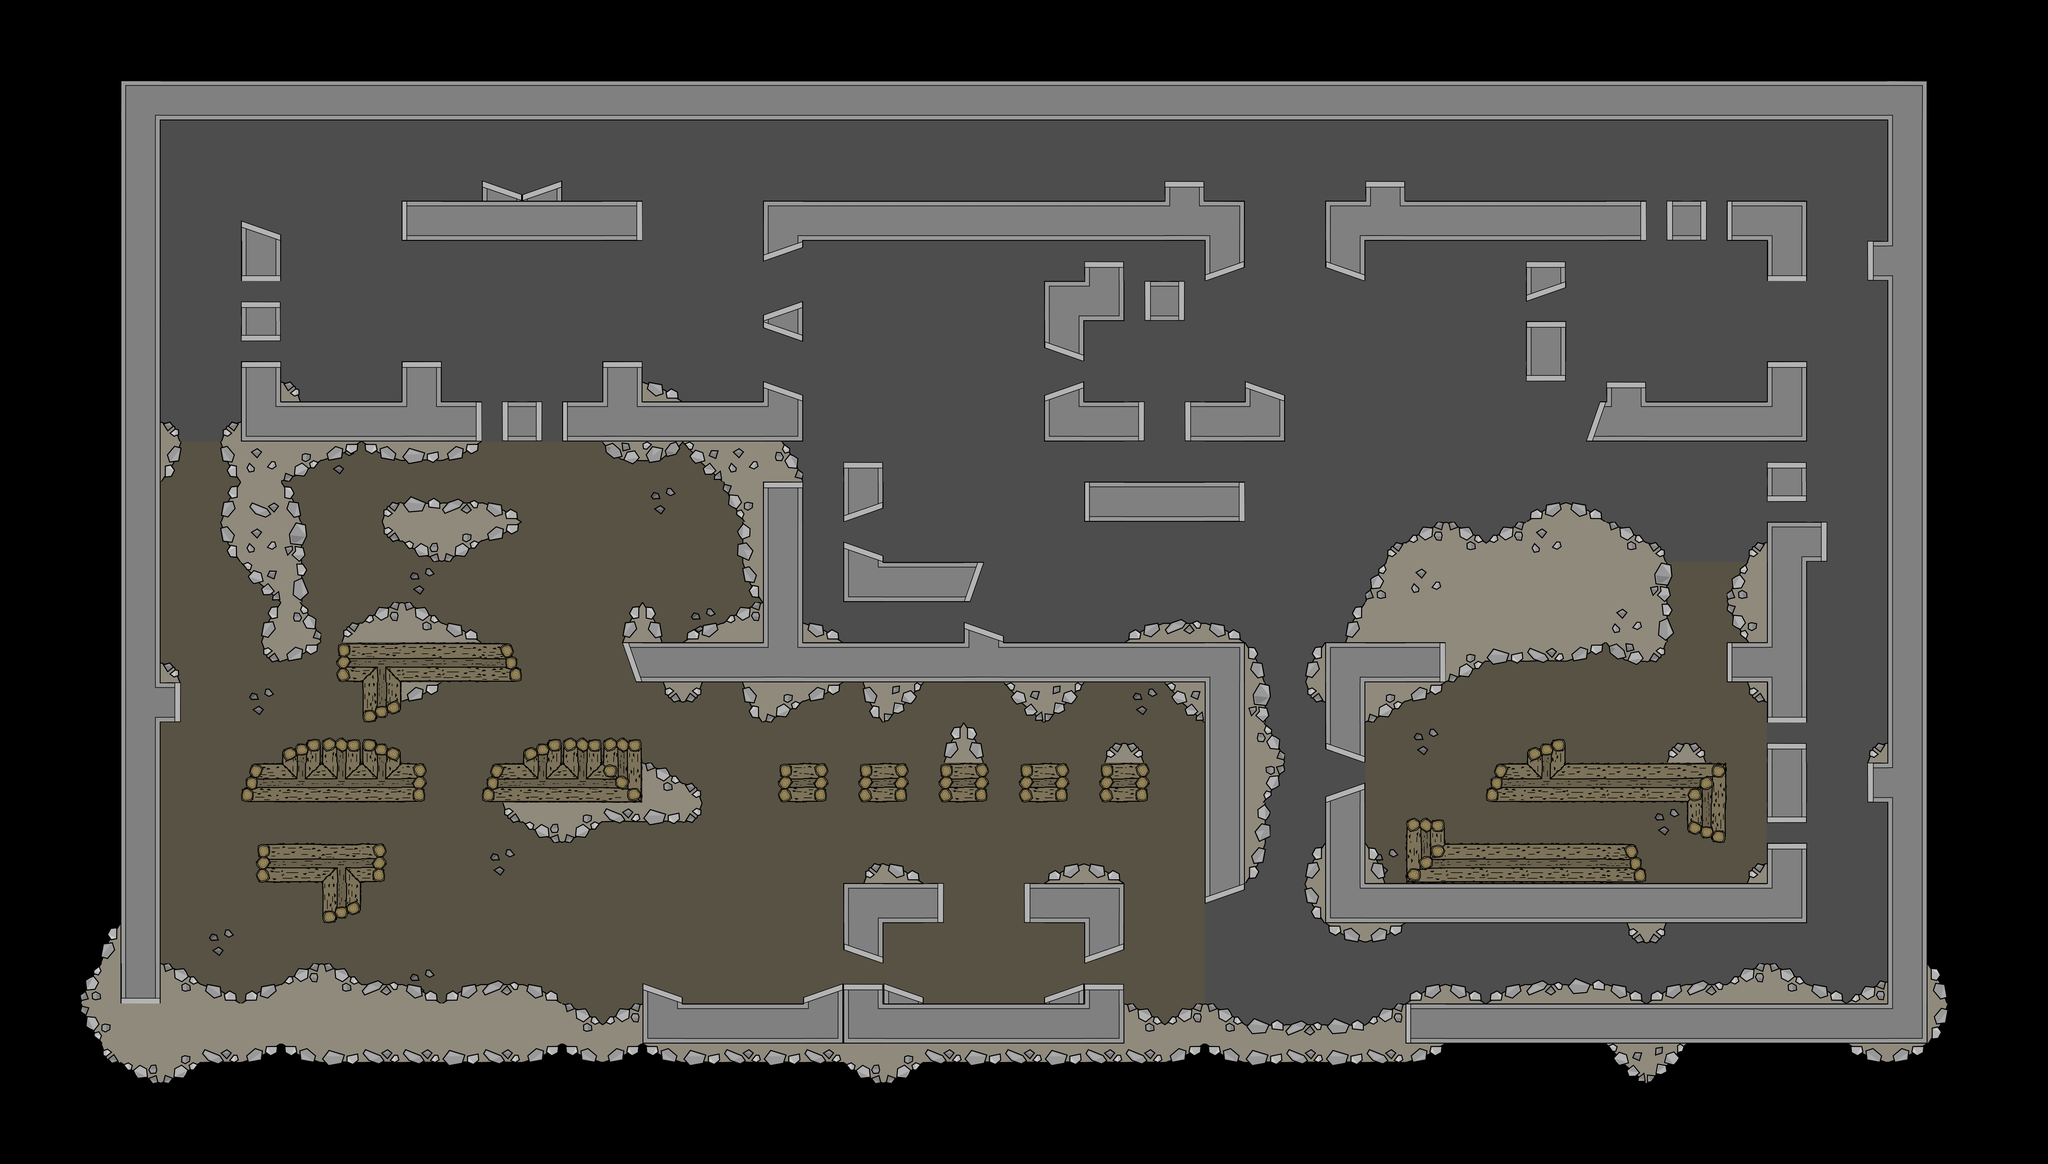

Tiled map render using the project's own tile images. Description and the map definition, with tile-layer contents summarised, below:
An orthogonal 51x29 tile map with 128x128 px tiles, 2 tile layers (tilebg, tile) and 32 objects (sp_p_00, sp_p_01, sp_p_02, sp_p_03, sp_p_04, ...).

<map version="1.0" orientation="orthogonal" width="51" height="29" tilewidth="128" tileheight="128">
 <tileset firstgid="1" source="t64_new.tsx" />
 <layer name="tilebg" width="51" height="29">
  <data>[1479 cells, 1017 non-empty, 17 distinct tile ids]</data>
 </layer>
 <layer name="tile" width="51" height="29">
  <data>[1479 cells, 531 non-empty, 77 distinct tile ids]</data>
 </layer>
<objectgroup name="objects" width="51" height="29">
  <object name="sp_p_00" x="382" y="1502" />
  <object name="sp_p_01" x="2938" y="1510" />
  <object name="sp_p_02" x="2842" y="236" />
  <object name="sp_p_03" x="414" y="226" />
  <object name="sp_p_04" x="1314" y="930" />
  <object name="sp_p_05" x="2334" y="1252" />
  <object name="sp_p_06" x="834" y="546" />
  <object name="sp_p_07" x="1568" y="1540" />
  <object name="sp_p_08" x="2048" y="384" />
  <object name="wp_p_00" x="2720" y="1374">
   <properties>
    <property name="weapon" value="m93ba,smaw,shotgun,riot,m14" />
   </properties>
  </object>
  <object name="wp_p_02" x="1184" y="1562">
   <properties>
    <property name="weapon" value="ak47,m16,magnum" />
   </properties>
  </object>
  <object name="wp_p_03" x="706" y="772">
   <properties>
    <property name="weapon" value="shotgun,machete,m14" />
   </properties>
  </object>
  <object name="wp_p_05" x="2370" y="1552">
   <properties>
    <property name="weapon" value="m16,mp5,ak47,emp" />
   </properties>
  </object>
  <object name="ctf_wp_2" x="2274" y="1258">
   <properties>
    <property name="weapon" value="flame" />
   </properties>
  </object>
  <object name="wp_p_07" x="2716" y="580">
   <properties>
    <property name="weapon" value="mp5,ak47,m16,phasr" />
   </properties>
  </object>
  <object name="wp_p_08" x="550" y="602">
   <properties>
    <property name="weapon" value="mp5,ak47,m93ba,smaw,phasr" />
   </properties>
  </object>
  <object name="wp_p_09" x="1466" y="870">
   <properties>
    <property name="weapon" value="machete,shotgun,flame" />
   </properties>
  </object>
  <object name="wp_p_10" x="1824" y="284">
   <properties>
    <property name="weapon" value="emp,uzi,mp5" />
   </properties>
  </object>
  <object name="wp_p_11" x="1696" y="992">
   <properties>
    <property name="period" value="20" />
    <property name="weapon" value="fragnade,gasnade" />
   </properties>
  </object>
  <object name="wp_p_12" x="1856" y="1574">
   <properties>
    <property name="period" value="20" />
    <property name="weapon" value="gasnade,healthpack,boosttank,proxynade" />
   </properties>
  </object>
  <object name="wp_p_13" x="830" y="266">
   <properties>
    <property name="period" value="20" />
    <property name="weapon" value="fragnade,gasnade,proxynade" />
   </properties>
  </object>
  <object name="wp_p_14" x="2686" y="284">
   <properties>
    <property name="period" value="20" />
    <property name="weapon" value="fragnade,machete,gasnade,proxynade" />
   </properties>
  </object>
  <object name="wp_p_20" x="1855" y="419">
   <properties>
    <property name="weapon" value="healthpack,boosttank" />
   </properties>
  </object>
  <object name="wp_p_23" x="1076" y="972">
   <properties>
    <property name="weapon" value="boosttank,healthpack,fragnade,gasnade,proxynade,riot" />
   </properties>
  </object>
  <object name="fp_b_1" x="947" y="1182">
   <properties>
    <property name="sprite" value="flagStationBlue" />
   </properties>
  </object>
  <object name="fp_1" x="947" y="1133" />
  <object name="fp_b_2" x="2367" y="860">
   <properties>
    <property name="sprite" value="flagStationOrange" />
   </properties>
  </object>
  <object name="fp_2" x="2367" y="807" />
  <object name="ctf_sp_1" x="579" y="448" />
  <object name="ctf_sp_2" x="2555" y="1124" />
  <object name="wp_p_06" x="1944" y="594">
   <properties>
    <property name="weapon" value="smaw,m93ba,riot,m14,phasr" />
   </properties>
  </object>
  <object name="ctf_wp_1" x="832" y="596">
   <properties>
    <property name="weapon" value="flame" />
   </properties>
  </object>
 </objectgroup>
</map>
